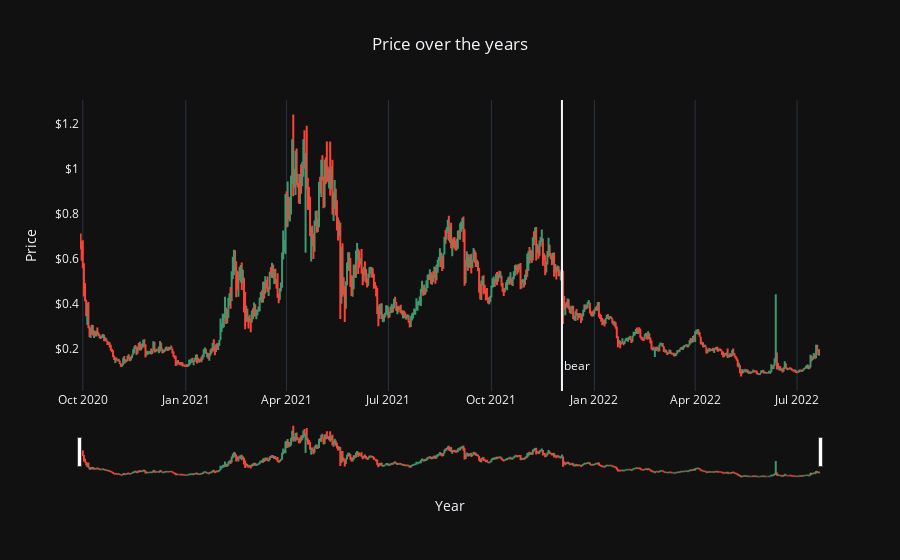

Source (notebook cell):
### Markdown cell above
### Flamingo

### Code cell
#Bear from 2021-12-03 (-20.67%) to 2022-06-07 (22.01%)
#Since 2022-07-12 there were 3 times where it increased 20%
#2022-07-12 (51.02%) 2022-07-13 (29.16%) 2022-07-17 (20.67%)

raw_data=pd.read_csv('Flamingo.csv')
raw_data.Date = pd.to_datetime(raw_data.Date)
raw_data["prevClose"] = raw_data.Close.shift(1)
raw_data['change'] = raw_data[['Open','prevClose']].pct_change(axis=1)['prevClose']
result = raw_data.loc[abs(raw_data['change']) > 0.20]
result.loc[:,('change')] = result.loc[:,('change')].multiply(100).round(2).astype(str) + "%"

def date_format(df):
    if isinstance(df, pd.DataFrame):
        if 'Date' in df.columns:
            df.Date = pd.to_datetime(df.Date)
            df[['Year','Month','Day']] = df.Date.apply(lambda x: pd.Series(x.strftime("%Y-%m-%d").split("-")))
    else:
        print("Invalid entry")
    return df
data=date_format(raw_data)
data['Close']=data['Close'].astype(float)
data['Open']=data['Open'].astype(float)
data['High']=data['High'].astype(float)
data['Low']=data['Low'].astype(float)
data['Year']=data['Year'].astype(int)
data['Month']=data['Month'].astype(int)
data['Day']=data['Day'].astype(int)

fig = go.Figure(data=go.Ohlc(x=data['Date'],
                open=data['Open'],
                high=data['High'],
                low=data['Low'],
                close=data['Close']))

fig.update_layout(template='plotly_dark',
    title='Price over the years',
    xaxis_title="Year",
    yaxis_title='Price',title_x=0.5,
    shapes = [dict(x0='2021-12-03', x1='2021-12-03', y0=0, y1=1, xref='x', yref='paper',line_width=2)],
    annotations=[dict(x='2021-12-03', y=0.05, xref='x', yref='paper',showarrow=False, xanchor='left', text='bear'),]
)

fig.update_yaxes( # the y-axis is in dollars
    tickprefix="$", showgrid=False
)

fig.update_xaxes(
     showgrid=True
)

fig.show()

### Figure 1 — Plotly figure (JSON) as saved in the notebook; plotly's stock layout.template omitted (floating-point values rounded to 4 significant figures; data arrays with more than 128 entries replaced by an {"elided": "..."} marker saying what was removed)
{"data": [{"close": {"elided": "661 float values"}, "high": {"elided": "661 float values"}, "low": {"elided": "661 float values"}, "open": {"elided": "661 float values"}, "type": "ohlc", "x": {"elided": "661 str values"}}], "layout": {"annotations": [{"showarrow": false, "text": "bear", "x": "2021-12-03", "xanchor": "left", "xref": "x", "y": 0.05, "yref": "paper"}], "shapes": [{"line": {"width": 2}, "x0": "2021-12-03", "x1": "2021-12-03", "xref": "x", "y0": 0, "y1": 1, "yref": "paper"}], "title": {"text": "Price over the years", "x": 0.5}, "xaxis": {"showgrid": true, "title": {"text": "Year"}}, "yaxis": {"showgrid": false, "tickprefix": "$", "title": {"text": "Price"}}}}
